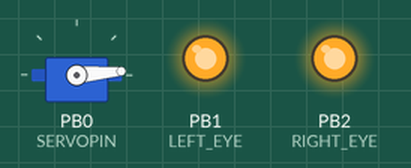
A sketch run on a simulated ATtiny85, built with avr-gcc and run on an emulated ATtiny85. Shown: servo, output pins drawn as LEDs (lit = HIGH). Random numbers use the default seed unless the sketch sets one.

Above: at 0.05 s.
At 0.85 s:
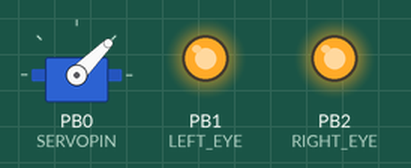
At 1.75 s:
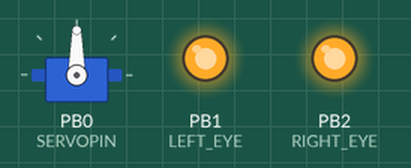
At 2.65 s:
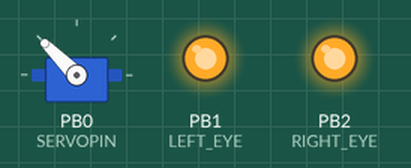
At 3.55 s:
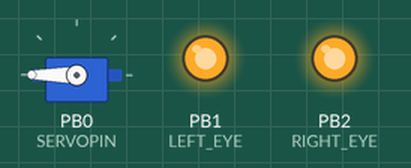
At 17.55 s:
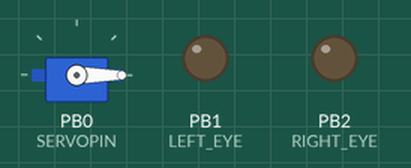
Timing chart, 0 to 22.9 s (numbered marks = the images above):
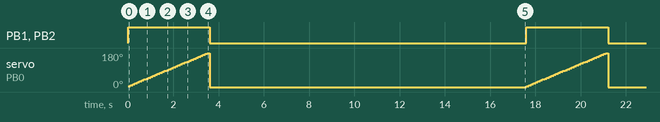

Measured:
- by itself, PB1 (LEFT_EYE), PB2 (RIGHT_EYE): alternates HIGH for 3.6 s and LOW for 14.0 s
- by itself, servo on PB0 (SERVOPIN): ramps from 0° to 180° and jumps back, once every 17.6 s

The sketch:

SnapOLantern.ino
```cpp
/* The Evil Mad Scientist Labs Snap-O-Lantern (or Peek-A-Book)
 * running on an Adafruit Trinket
 */

 #include <Adafruit_SoftServo.h>  // Adafruit SoftwareServo (works on non PWM pins)

 #define SERVOPIN 0    // Servo control line (orange) on Trinket Pin #0
 #define LEFT_EYE 1    // One eye is pin 1
 #define RIGHT_EYE 2   // The other is pin 2 (wow, shocking I know)
                       // Doesn't actually matter which is left or right, just makes it easier to refer to in code

 Adafruit_SoftServo myservo;

 void setup() {
   //OCROA = 0xAF;      // Apparently the number doesn't matter? So WTF is this?
   TIMSK |= _BV(OCIE0A); // Some interrupt thing

   myservo.attach(SERVOPIN);
   myservo.write(0);      // Start at 0 degrees

   pinMode(LEFT_EYE, OUTPUT);
   pinMode(RIGHT_EYE, OUTPUT);

   digitalWrite(LEFT_EYE, LOW);
   digitalWrite(RIGHT_EYE, LOW);

   randomSeed(analogRead(0)); // Initialize the RNG with noise from analog pin 0
 }

void loop() {
  // turn on eyes
  digitalWrite(LEFT_EYE,HIGH);
  digitalWrite(RIGHT_EYE,HIGH);
  // Open mouth slowly and snap shut
  sweepAndReset();
  // turn eyes off
  digitalWrite(LEFT_EYE,LOW);
  digitalWrite(RIGHT_EYE,LOW);

  // wait
  int delayTime = random(10,20) * 1000;
  delay(delayTime); // Delay some random interval between 10 and 20 seconds

}

void sweepAndReset() {
  int max_pos = 180;
  int pos = 0;

  // Open slowly
  while(pos < max_pos) {
    pos = pos + 5;
    myservo.write(pos);
    delay(100);
  }

  // then snap shut
  myservo.write(0);
}

// We'll take advantage of the built in millis() timer that goes off
// to keep track of time, and refresh the servo every 20 milliseconds
volatile uint8_t counter = 0;
SIGNAL(TIMER0_COMPA_vect) {
  // this gets called every 2 milliseconds
  counter += 2;
  // every 20 milliseconds, refresh the servos!
  if (counter >= 20) {
    counter = 0;
    myservo.refresh();
  }
 }
```
